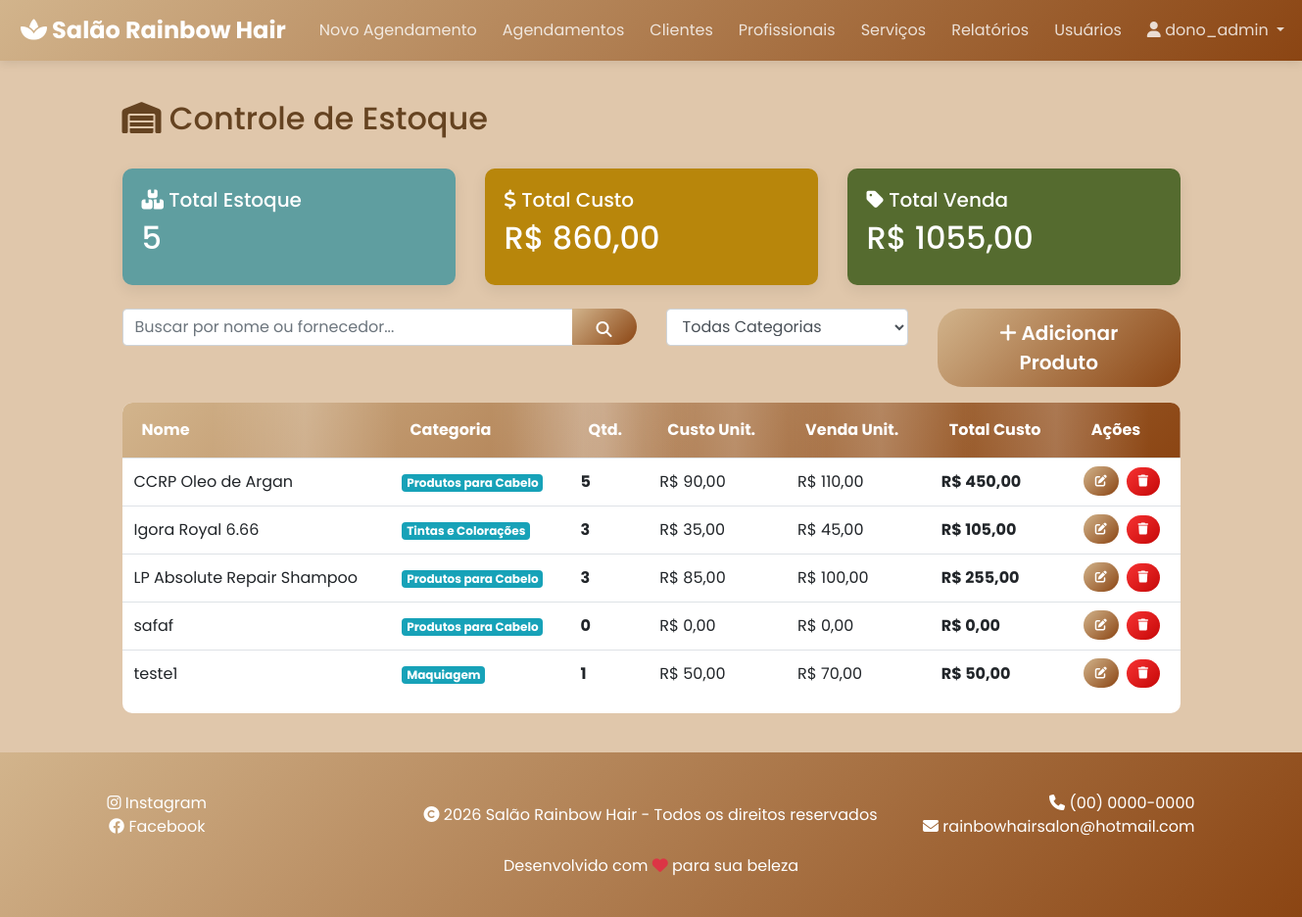
Screenshot of /estoque/ (signed in) with the database file from the repository.
### estoque/models.py (models this page shows, shortened)
class ProdutoEstoque(BaseModel):
    CATEGORIA_CHOICES = [
        ('CABELO', 'Produtos para Cabelo'),
        ('TINTAS', 'Tintas e Colorações'),
        ('UNHAS', 'Produtos para Unhas'),
        ('MAQUIAGEM', 'Maquiagem'),
        ('SPA', 'Spa e Tratamentos'),
        ('DEPILACAO', 'Depilação'),
        ('SOBRANCELHAS', 'Sobrancelhas e Cílios'),
    ]
    nome = models.CharField(max_length=100)
    categoria = models.CharField(max_length=20, choices=CATEGORIA_CHOICES, default='CABELO')
    quantidade = models.PositiveIntegerField(default=0)
    preco_custo = models.DecimalField(max_digits=8, decimal_places=2, default=0)
    preco_venda = models.DecimalField(max_digits=8, decimal_places=2, default=0)
    fornecedor = models.CharField(max_length=100, blank=True, null=True)
    class Meta:
        ordering = ['nome']
    @property
    def total_custo(self):
        return self.quantidade * self.preco_custo

### estoque/views.py (the view)
# urls.py: path('', EstoqueListView.as_view(), name='estoque-list'),
class EstoqueListView(LoginRequiredMixin, SuperuserRequiredMixin, ListView):
    model = ProdutoEstoque
    template_name = "estoque_list.html"
    context_object_name = "estoques"
    paginate_by = 10
    def get_queryset(self):
        queryset = super().get_queryset()
        search = self.request.GET.get('search', '').strip()
        categoria = self.request.GET.get('categoria', '').strip()
        if search:
            queryset = queryset.filter(Q(nome__icontains=search) | Q(fornecedor__icontains=search))
        if categoria:
            queryset = queryset.filter(categoria=categoria)
        return queryset
    def get_context_data(self, **kwargs):
        context = super().get_context_data(**kwargs)
        qs = self.get_queryset()
        context['total_estoque'] = qs.aggregate(total=Count('id'))['total'] or 0
        context['total_custo'] = qs.aggregate(total=Sum(F('quantidade') * F('preco_custo')))['total'] or 0
        context['total_venda'] = qs.aggregate(total=Sum(F('quantidade') * F('preco_venda')))['total'] or 0
        context['categorias'] = ProdutoEstoque.CATEGORIA_CHOICES
        context['search'] = self.request.GET.get('search', '')
        context['categoria'] = self.request.GET.get('categoria', '')
        return context

### estoque/views.py (called while the page is built)
    def test_func(self):
        return self.request.user.is_superuser

### estoque/templates/estoque_list.html (shortened to what this page needs)
{% extends 'base.html' %}
{% block content %}
<div class="container">
    <div class="row mb-4">
        <div class="col-md-12">
            <h2><i class="fas fa-warehouse"></i> Controle de Estoque</h2>
        </div>
    </div>
    <div class="row mb-4">
        <div class="col-md-4">
            <div class="card card-total text-white">
                <div class="card-body">
                    <h5><i class="fas fa-boxes"></i> Total Estoque</h5>
                    <h2>{{ total_estoque|default:"0" }}</h2>
                </div>
            </div>
        </div>
        <div class="col-md-4">
            <div class="card card-custo text-white">
                <div class="card-body">
                    <h5><i class="fas fa-dollar-sign"></i> Total Custo</h5>
                    <h2>R$ {{ total_custo|floatformat:2|default:"0,00" }}</h2>
                </div>
            </div>
        </div>
        <div class="col-md-4">
            <div class="card card-venda text-white">
                <div class="card-body">
                    <h5><i class="fas fa-tag"></i> Total Venda</h5>
                    <h2>R$ {{ total_venda|floatformat:2|default:"0,00" }}</h2>
                </div>
            </div>
        </div>
    </div>
    <div class="row mb-3">
        <div class="col-md-6">
            <form method="get">
                <div class="input-group">
                    <input type="text" class="form-control" name="search" placeholder="Buscar por nome ou fornecedor..." value="{{ search }}">
                    <div class="input-group-append">
                        <button class="btn btn-primary1" type="submit"><i class="fas fa-search"></i></button>
                    </div>
                </div>
            </form>
        </div>
        <div class="col-md-3">
            <form method="get" class="d-inline">
                <select name="categoria" class="form-control" onchange="this.form.submit()">
                    <option value="">Todas Categorias</option>
                </select>
            </form>
        </div>
        <div class="col-md-3 text-right">
            <a href="{% url 'estoque:estoque-create' %}" class="btn btn-primary btn-lg">
                <i class="fas fa-plus"></i> Adicionar Produto
            </a>
        </div>
    </div>
    {% if estoques %}
    <div class="table-responsive">
        <table class="table table-hover">
            <thead class="thead-dark">
                <tr>
                    <th>Nome</th>
                    <th>Categoria</th>
                    <th>Qtd.</th>
                    <th>Custo Unit.</th>
                    <th>Venda Unit.</th>
                    <th>Total Custo</th>
                    <th>Ações</th>
                </tr>
            </thead>
            <tbody>
                {% for estoque in estoques %}
                <tr>
                    <td>{{ estoque.nome }}</td>
                    <td><span class="badge badge-info">{{ estoque.get_categoria_display }}</span></td>
                    <td><strong>{{ estoque.quantidade }}</strong></td>
                    <td>R$ {{ estoque.preco_custo|floatformat:2 }}</td>
                    <td>R$ {{ estoque.preco_venda|floatformat:2 }}</td>
                    <td><strong>R$ {{ estoque.total_custo|floatformat:2 }}</strong></td>
                    <td style="display: flex; gap: 8px; align-items: center; padding: 8px 12px;">
                        <a href="{% url 'estoque:estoque-update' estoque.pk %}" class="btn btn-sm btn-success" style="padding: 6px 12px; font-size: 12px;"><i class="fas fa-edit"></i></a>
                        <a href="{% url 'estoque:estoque-delete' estoque.pk %}" class="btn btn-sm btn-danger" style="padding: 6px 10px; font-size: 12px;"><i class="fas fa-trash"></i></a>
                    </td>
                </tr>
                {% endfor %}
            </tbody>
        </table>
    </div>
    {% else %}
    <div class="alert alert-info">
        <i class="fas fa-info-circle"></i> Nenhum produto no estoque. <a href="{% url 'estoque:estoque-create' %}">Adicione o primeiro!</a>
    </div>
    {% endif %}
</div>
{% endblock %}

### core/templates/base.html (shortened to what this page needs)
<!DOCTYPE html>
<html lang="pt-br">
<head>
    <link rel="stylesheet" href="https://stackpath.bootstrapcdn.com/bootstrap/4.5.2/css/bootstrap.min.css">
    <link rel="stylesheet" href="https://cdnjs.cloudflare.com/ajax/libs/font-awesome/6.4.0/css/all.min.css">
</head>
<body>
<nav class="navbar navbar-expand-lg navbar-dark sticky-top">
    <div class="container-fluid">
        <a class="navbar-brand" href="{% url 'home' %}">
            <i class="fas fa-spa"></i> Salão Rainbow Hair
        </a>
        <div class="collapse navbar-collapse" id="navbarNav">
            <ul class="navbar-nav m-auto">
                {% if user.is_authenticated %}
                <li class="nav-item">
                    <a class="nav-link" href="{% url 'agendamentos:add-agendamento' %}">Novo Agendamento</a>
                </li>
                <li class="nav-item" align-items="center">
                    <a class="nav-link" href="{% url 'index' %}">Agendamentos</a>
                </li>
                <li class="nav-item">
                    <a class="nav-link" href="{% url 'clientes:cliente-list' %}">Clientes</a>
                </li>
                <li class="nav-item">
                    <a class="nav-link" href="{% url 'profissionais:profissional-list' %}">Profissionais</a>
                </li>
                <li class="nav-item">
                    <a class="nav-link" href="{% url 'servicos:servico-list' %}">Serviços</a>
                </li>
                {% if user.is_staff or user.is_superuser %}
                <li class="nav-item">
                    <a class="nav-link" href="{% url 'relatorios:relatorios' %}">Relatórios</a>
                </li>
                <li class="nav-item">
                    <a class="nav-link" href="{% url 'usuarios:usuarios' %}">Usuários</a>
                </li>
                {% endif %}
                {% endif %}
            </ul>
            <ul class="navbar-nav ml-auto">
                {% if user.is_authenticated %}
                    <li class="nav-item dropdown">
                        <a class="nav-link dropdown-toggle" href="#" id="userDropdown" role="button" data-toggle="dropdown">
                            <i class="fas fa-user"></i> {{ user.username }}
                        </a>
                    </li>
                {% endif %}
            </ul>
        </div>
    </div>
</nav>
<div class="content-wrapper">
    <div class="container">
        {% block content %}{% endblock %}
    </div>
</div>
<footer>
    <div class="container d-flex justify-content-between align-items-center">
        <div>
            <a href="https://www.instagram.com" target="_blank" style="color: white; margin-right: 100px;"><i class="fab fa-instagram"></i> Instagram</a><br>
            <a href="https://www.facebook.com" target="_blank" style="color: white; margin-right: 100px;"><i class="fab fa-facebook"></i> Facebook</a>
            </div>
                <p style="margin-left: 80px;"><i class="fas fa-copyright"></i> 2026 Salão Rainbow Hair - Todos os direitos reservados</p>
            <div class="text-right">
            <span style="color: white; margin-left: 100px;"><i class="fas fa-phone"></i> (00) 0000-0000</span><br>
            <span style="color: white; margin-left: 5px;"><i class="fas fa-envelope"></i> rainbowhairsalon@hotmail.com</span>
        </div>
    </div>
    <div class="container text-center mt-3">
        <p style="color: white;">Desenvolvido com <i class="fas fa-heart" style="color: #dc3545;"></i> para sua beleza</p>
    </div>
</footer>
</body>
</html>

### core/templates/base.html (style rules this page uses)
* { margin: 0; padding: 0; box-sizing: border-box; }
body { font-family: 'Poppins', sans-serif; color: #654321; background-color: #e0c7ab; }
.navbar { background: linear-gradient(135deg, #D2B48C 0%, #8B4513 100%) !important; box-shadow: 0 2px 10px rgba(0, 0, 0, 0.1); position: sticky; top: 0; z-index: 1000; }
.navbar-brand { font-weight: 700; font-size: 24px; color: white !important; margin-left: -10px; }
.navbar-nav { flex-wrap: nowrap; }
.navbar-nav .nav-item { white-space: nowrap; }
.navbar-dark .navbar-nav .nav-link { color: rgba(255, 255, 255, 0.8) !important; margin-left: 10px; transition: all 0.3s ease; }
.content-wrapper { min-height: calc(100vh - 200px); padding: 40px 0; }
.card { border: none; border-radius: 10px; transition: transform 0.3s ease, box-shadow 0.3s ease; box-shadow: 0 5px 15px rgba(0, 0, 0, 0.08); }
.btn-primary { background: linear-gradient(135deg, #D2B48C 0%, #8B4513 100%); border: none; padding: 10px 25px; border-radius: 25px; font-weight: 600; transition: all 0.3s ease; }
.btn-success { background: linear-gradient(135deg, #D2B48C 0%, #8B4513 100%); border: none; border-radius: 25px; font-weight: 600; }
.btn-danger { background: linear-gradient(135deg, #f73232 0%, #c50808 100%); border: none; padding: 10px 15px; border-radius: 25px; font-weight: 600; }
.fa-search { color:white; }
footer { background: linear-gradient(135deg, #D2B48C 0%, #8B4513 100%); color: white; padding: 40px 0; text-align: center; }
footer p { margin: 0; }
.fa-copyright { right:-10px; }

### estoque/templates/estoque_list.html (style rules this page uses)
.table-responsive { border-radius: 10px; background-color: white; }
.btn-danger { height: 29px; width: 34px; display: flex; justify-content: center; align-items: center; }
.table thead { background: linear-gradient(135deg, #D2B48C 0%, #8B4513 100%); border-radius: 12px 12px 0 0; padding: 0; margin: 0; overflow: hidden; }
.table thead th { color: white !important; background: transparent !important; border: none !important; padding: 16px 20px; position: relative; font-weight: 700; white-space: nowrap; }
.table thead th::after { content: ''; position: absolute; top: 0; left: -100%; width: 190px; height: 100%; background: linear-gradient(90deg, transparent, rgba(255,255,255,0.2), transparent); transition: left 0.5s; }
.btn-primary1 { height: 37px; background: linear-gradient(135deg, #D2B48C 0%, #8B4513 100%); border: none; padding: 10px 25px; border-radius: 25px; font-weight: 600; transition: all 0.3s ease; }
.card-total { background-color:cadetblue }
.card-custo { background-color:darkgoldenrod; }
.card-venda { background-color:darkolivegreen; }

### rows the page displays
ProdutoEstoque: nome "CCRP Oleo de Argan", categoria "Produtos para Cabelo", quantidade "5", preco_custo "90,00", preco_venda "110,00", total_custo "450,00"
ProdutoEstoque: nome "Igora Royal 6.66", categoria "Tintas e Colorações", quantidade "3", preco_custo "35,00", preco_venda "45,00", total_custo "105,00"
ProdutoEstoque: nome "LP Absolute Repair Shampoo", categoria "Produtos para Cabelo", quantidade "3", preco_custo "85,00", preco_venda "100,00", total_custo "255,00"
ProdutoEstoque: nome "safaf", categoria "Produtos para Cabelo", quantidade "0", preco_custo "0,00", preco_venda "0,00", total_custo "0,00"
ProdutoEstoque: nome "teste1", categoria "Maquiagem", quantidade "1", preco_custo "50,00", preco_venda "70,00", total_custo "50,00"

### other values shown
{{ user.username }} "dono_admin"
{{ total_estoque|default:"0" }} "5"
{{ total_custo|floatformat:2|default:"0,00" }} "860,00"
{{ total_venda|floatformat:2|default:"0,00" }} "1055,00"
